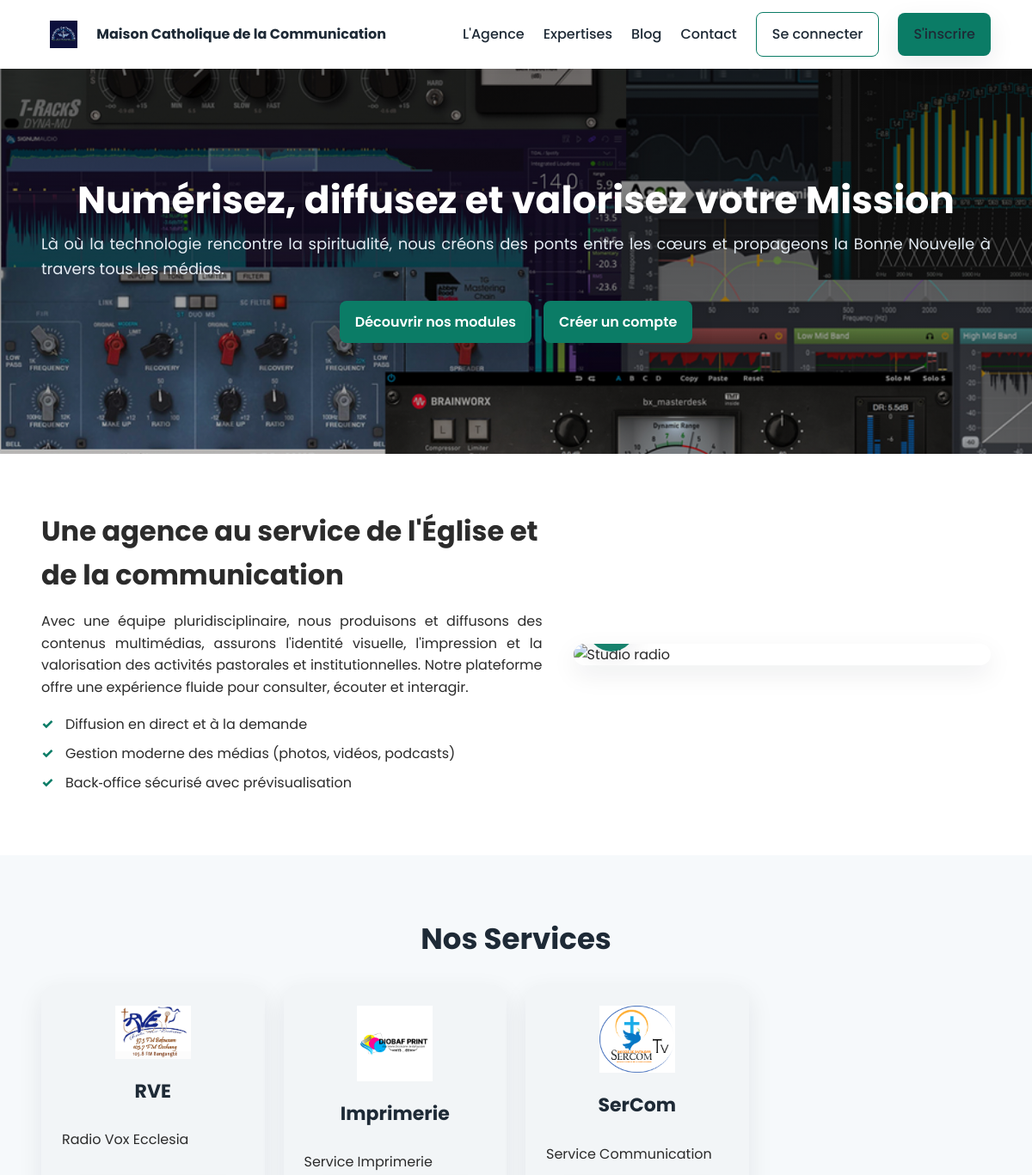
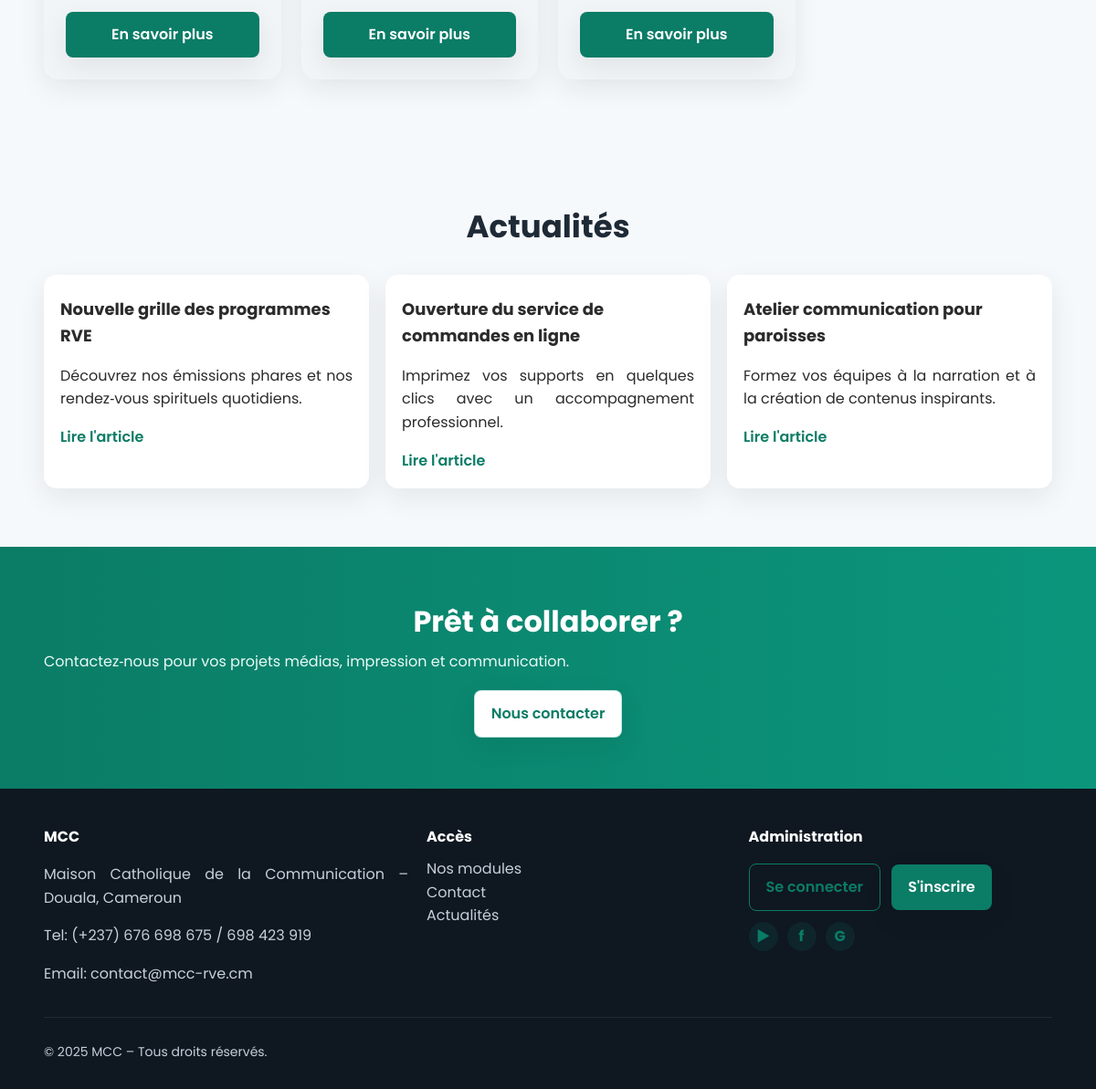
The page / on the database its author committed (2 pictures, top to bottom).
### tables this page shows
CREATE TABLE `modules` (
  `id` int(11) NOT NULL,
  `name` varchar(100) NOT NULL,
  `description` text DEFAULT NULL,
  `statut` enum('actif','inactif') DEFAULT 'actif',
  `logo_path` varchar(255) DEFAULT NULL,
  `created_by` int(11) DEFAULT NULL,
  `created_at` timestamp NOT NULL DEFAULT current_timestamp()
);

### config/Auth.php (called while the page is built, shortened)
<?php
class Auth {
    public static function isAdmin(): bool {
        return isset($_SESSION['admin_logged_in']) && $_SESSION['admin_logged_in'] === true;
    }
    public static function isAuthenticated(): bool {
        return isset($_SESSION['user_id']) && !empty($_SESSION['user_id']);
    }
    public static function isPublic(): bool {
        return !self::isAuthenticated() && !self::isAdmin();
    }
}
?>

### index.php (the view, shortened to what this page needs)
<?php
require_once 'config/Auth.php';
$modules = [];
try {
  $pdo = Database::getConnection();
  $stmt = $pdo->query("SELECT id, name, description, logo_path FROM modules ORDER BY created_at DESC");
  $modules = $stmt->fetchAll(PDO::FETCH_ASSOC);
} catch (Exception $e) {
  $modules = [];
}
?>
<!DOCTYPE html>
<html lang="fr">
<head>
  <link rel="stylesheet" href="public/assets/css/styles.css" />
</head>
  <body>
  <header class="site-header">
    <div class="container header-inner">
      <a class="brand" href="#">
        <img src="Images/Logo MCC.png" alt="Logo MCC" style="height:32px;margin:0 10px" />
        <span>Maison Catholique de la Communication</span>
      </a>
      <nav class="main-nav" aria-label="Navigation principale">
        <a href="#agence">L'Agence</a>
        <a href="#modules">Expertises</a>
        <a href="#blog">Blog</a>
        <a href="#contact">Contact</a>
        <?php if (Auth::isPublic()): ?>
        <a class="btn btn-outline" href="app/views/Auth/login.php">Se connecter</a>
        <a class="btn" href="app/views/Auth/register.php">S'inscrire</a>
        <?php elseif (Auth::isAuthenticated()): ?>
        <a class="btn btn-outline" href="app/views/Auth/profile.php">Mon profil</a>
        <a class="btn" href="app/views/Auth/logout.php">Déconnexion</a>
        <?php elseif (Auth::isAdmin()): ?>
        <a class="btn btn-outline" href="app/views/admin/">Administration</a>
        <a class="btn" href="app/controlleurs/AdminController.php?action=logout">Déconnexion</a>
        <?php endif; ?>
      </nav>
    </div>
  </header>
  <section class="hero">
    <div class="overlay"></div>
    <div class="container hero-content">
      <h1>Numérisez, diffusez et valorisez votre Mission</h1>
      <p>Là où la technologie rencontre la spiritualité, nous créons des ponts entre les cœurs et propageons la Bonne Nouvelle à travers tous les médias.</p>
      <div class="cta-group">
        <a class="btn" href="#modules">Découvrir nos modules</a>
        <?php if (Auth::isPublic()): ?>
        <a class="btn" href="app/views/Auth/register.php">Créer un compte</a>
        <?php endif; ?>
      </div>
    </div>
  </section>
  <section class="about" id="agence">
    <div class="container grid-2">
      <div>
        <h2>Une agence au service de l'Église et de la communication</h2>
        <p>
          Avec une équipe pluridisciplinaire, nous produisons et diffusons des contenus
          multimédias, assurons l'identité visuelle, l'impression et la valorisation des
          activités pastorales et institutionnelles. Notre plateforme offre une expérience
          fluide pour consulter, écouter et interagir.
        </p>
        <ul class="checks">
          <li>Diffusion en direct et à la demande</li>
          <li>Gestion moderne des médias (photos, vidéos, podcasts)</li>
          <li>Back‑office sécurisé avec prévisualisation</li>
        </ul>
      </div>
      <div class="about-media">
        <div class="video-thumb">
          <img src="https://images.unsplash.com/photo-1551277085-2c361c29e1b1?q=80&w=1200&auto=format&fit=crop" alt="Studio radio" />
          <button class="play">▶</button>
        </div>
      </div>
    </div>
  </section>
  <section class="modules" id="modules">
    <div class="container">
      <h2 class="section-title">Nos Services</h2>
      <div class="cards">
        <?php if (!empty($modules)): ?>
          <?php foreach ($modules as $module): ?>
            <article class="card">
              <div class="card-illustration">
                <?php if (!empty($module['logo_path']) && file_exists($module['logo_path'])): ?>
                  <img src="<?php echo htmlspecialchars($module['logo_path']); ?>" alt="<?php echo htmlspecialchars($module['name']); ?>" />
                <?php else: ?>
                  <img src="Images/Logo MCC.png" alt="<?php echo htmlspecialchars($module['name']); ?>" />
                <?php endif; ?>
              </div>
              <h3><?php echo htmlspecialchars($module['name']); ?></h3>
              <?php if (!empty($module['description'])): ?>
              <p><?php echo htmlspecialchars($module['description']); ?></p>
              <?php endif; ?>
              <a class="btn btn-card" href="app/views/modules/index.php?id=<?php echo (int)$module['id']; ?>">En savoir plus</a>
            </article>
          <?php endforeach; ?>
        <?php else: ?>
          <p style="text-align:center">Aucun service disponible pour le moment.</p>
        <?php endif; ?>
      </div>
    </div>
  </section>
  <section class="blog" id="blog">
    <div class="container">
      <h2 class="section-title">Actualités</h2>
      <div class="posts">
        <article class="post">
          <h3>Nouvelle grille des programmes RVE</h3>
          <p>Découvrez nos émissions phares et nos rendez‑vous spirituels quotidiens.</p>
          <a class="link" href="#">Lire l'article</a>
        </article>
        <article class="post">
          <h3>Ouverture du service de commandes en ligne</h3>
          <p>Imprimez vos supports en quelques clics avec un accompagnement professionnel.</p>
          <a class="link" href="#">Lire l'article</a>
        </article>
        <article class="post">
          <h3>Atelier communication pour paroisses</h3>
          <p>Formez vos équipes à la narration et à la création de contenus inspirants.</p>
          <a class="link" href="#">Lire l'article</a>
        </article>
      </div>
    </div>
  </section>
  <section class="cta">
    <div class="container cta-inner">
      <h2>Prêt à collaborer ?</h2>
      <p>Contactez‑nous pour vos projets médias, impression et communication.</p>
      <a class="btn btn-light" href="#contact">Nous contacter</a>
    </div>
  </section>
  <footer class="footer" id="contact">
    <div class="container footer-grid">
      <div>
        <h4>MCC</h4>
        <p>Maison Catholique de la Communication – Douala, Cameroun</p>
        <p>Tel: (+237) 676 698 675 / 698 423 919</p>
        <p>Email: contact@mcc-rve.cm</p>
      </div>
      <div>
        <h4>Accès</h4>
        <ul class="footer-links">
          <li><a href="#modules">Nos modules</a></li>
          <li><a href="#contact">Contact</a></li>
          <li><a href="#blog">Actualités</a></li>
        </ul>
      </div>
      <div>
        <h4>Administration</h4>
        <a class="btn btn-outline" href="app/views/Auth/login.php">Se connecter</a>
        <a class="btn" style="margin-left:8px;margin-top:8px" href="app/views/Auth/register.php">S'inscrire</a>
        <div class="footer-socials">
          <a class="social" href="#" aria-label="YouTube" title="YouTube">▶</a>
          <a class="social" href="#" aria-label="Facebook" title="Facebook">f</a>
          <a class="social" href="#" aria-label="Google" title="Google">G</a>
        </div>
      </div>
    </div>
    <div class="container copyrights">
      <p>© <span id="year"></span> MCC – Tous droits réservés.</p>
    </div>
  </footer>
</body>
</html>

### rows shown on the page
modules: logo_path (picture), name "RVE", description "Radio Vox Ecclesia"
modules: logo_path+name (picture), name "Imprimerie", description "Service Imprimerie"
modules: logo_path+name (picture), name "SerCom", description "Service Communication"
